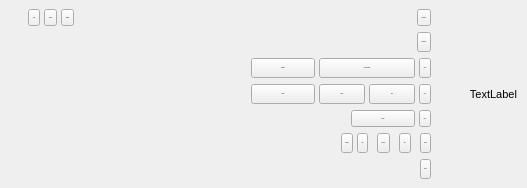
    <widget class="QWidget" name="mainToolbar" native="true">
     <layout class="QHBoxLayout" name="horizontalLayout_6">
      <property name="spacing">
       <number>4</number>
      </property>
      <property name="leftMargin">
       <number>10</number>
      </property>
      <property name="topMargin">
       <number>0</number>
      </property>
      <property name="rightMargin">
       <number>10</number>
      </property>
      <property name="bottomMargin">
       <number>0</number>
      </property>
      <item>
       <widget class="QWidget" name="toolbar" native="true">
        <layout class="QVBoxLayout" name="verticalLayout">
         <item>
          <widget class="QWidget" name="pageDefaultMore" native="true">
           <property name="minimumSize">
            <size>
             <width>0</width>
             <height>0</height>
            </size>
           </property>
           <layout class="QHBoxLayout" name="horizontalLayout_10">
            <property name="spacing">
             <number>4</number>
            </property>
            <property name="topMargin">
             <number>0</number>
            </property>
            <property name="bottomMargin">
             <number>0</number>
            </property>
            <item>
             <widget class="QToolButton" name="btnAxialView">
              <property name="maximumSize">
               <size>
                <width>16777215</width>
                <height>20</height>
               </size>
              </property>
              <property name="font">
               <font>
                <pointsize>-1</pointsize>
               </font>
              </property>
              <property name="toolTip">
               <string/>
              </property>
              <property name="text">
               <string>Axial</string>
              </property>
             </widget>
            </item>
            <item>
             <widget class="QToolButton" name="btnCoronalView">
              <property name="maximumSize">
               <size>
                <width>16777215</width>
                <height>20</height>
               </size>
              </property>
              <property name="font">
               <font>
                <pointsize>-1</pointsize>
               </font>
              </property>
              <property name="toolTip">
               <string/>
              </property>
              <property name="text">
               <string>Coronal</string>
              </property>
             </widget>
            </item>
            <item>
             <widget class="QToolButton" name="btnSagittalView">
              <property name="maximumSize">
               <size>
                <width>16777215</width>
                <height>20</height>
               </size>
              </property>
              <property name="font">
               <font>
                <pointsize>-1</pointsize>
               </font>
              </property>
              <property name="toolTip">
               <string/>
              </property>
              <property name="text">
               <string>Sagittal</string>
              </property>
             </widget>
            </item>
            <item>
             <spacer name="horizontalSpacer_10">
              <property name="orientation">
               <enum>Qt::Horizontal</enum>
              </property>
              <property name="sizeHint" stdset="0">
               <size>
                <width>313</width>
                <height>17</height>
               </size>
              </property>
             </spacer>
            </item>
            <item>
             <widget class="QToolButton" name="btnZoomToFit_2">
              <property name="maximumSize">
               <size>
                <width>16777215</width>
                <height>20</height>
               </size>
              </property>
              <property name="font">
               <font>
                <pointsize>-1</pointsize>
               </font>
              </property>
              <property name="toolTip">
               <string/>
              </property>
              <property name="text">
               <string>zoom to fit</string>
              </property>
             </widget>
            </item>
           </layout>
          </widget>
         </item>
         <item>
          <widget class="QWidget" name="pageDefault" native="true">
           <layout class="QHBoxLayout" name="horizontalLayout_2">
            <property name="spacing">
             <number>4</number>
            </property>
            <property name="topMargin">
             <number>0</number>
            </property>
            <property name="bottomMargin">
             <number>0</number>
            </property>
            <item>
             <spacer name="horizontalSpacer">
              <property name="orientation">
               <enum>Qt::Horizontal</enum>
              </property>
              <property name="sizeHint" stdset="0">
               <size>
                <width>40</width>
                <height>20</height>
               </size>
              </property>
             </spacer>
            </item>
            <item>
             <widget class="QToolButton" name="btnZoomToFit">
              <property name="maximumSize">
               <size>
                <width>16777215</width>
                <height>20</height>
               </size>
              </property>
              <property name="font">
               <font>
                <pointsize>-1</pointsize>
               </font>
              </property>
              <property name="toolTip">
               <string/>
              </property>
              <property name="text">
               <string>zoom to fit</string>
              </property>
             </widget>
            </item>
           </layout>
          </widget>
         </item>
         <item>
          <widget class="QWidget" name="pagePolygonDraw" native="true">
           <layout class="QHBoxLayout" name="horizontalLayout">
            <property name="spacing">
             <number>4</number>
            </property>
            <property name="topMargin">
             <number>0</number>
            </property>
            <property name="bottomMargin">
             <number>0</number>
            </property>
            <item>
             <spacer name="horizontalSpacer_2">
              <property name="orientation">
               <enum>Qt::Horizontal</enum>
              </property>
              <property name="sizeHint" stdset="0">
               <size>
                <width>40</width>
                <height>20</height>
               </size>
              </property>
             </spacer>
            </item>
            <item>
             <widget class="QToolButton" name="btnCloseLoop">
              <property name="minimumSize">
               <size>
                <width>64</width>
                <height>0</height>
               </size>
              </property>
              <property name="maximumSize">
               <size>
                <width>16777215</width>
                <height>20</height>
               </size>
              </property>
              <property name="font">
               <font>
                <pointsize>-1</pointsize>
               </font>
              </property>
              <property name="toolTip">
               <string/>
              </property>
              <property name="text">
               <string>complete</string>
              </property>
              <property name="toolButtonStyle">
               <enum>Qt::ToolButtonTextOnly</enum>
              </property>
             </widget>
            </item>
            <item>
             <widget class="QToolButton" name="btnUndoLast">
              <property name="minimumSize">
               <size>
                <width>96</width>
                <height>0</height>
               </size>
              </property>
              <property name="maximumSize">
               <size>
                <width>16777215</width>
                <height>20</height>
               </size>
              </property>
              <property name="font">
               <font>
                <pointsize>-1</pointsize>
               </font>
              </property>
              <property name="toolTip">
               <string>&lt;!DOCTYPE HTML PUBLIC &quot;-//W3C//DTD HTML 4.0//EN&quot; &quot;http://www.w3.org/TR/REC-html40/strict.dtd&quot;&gt;
&lt;html&gt;&lt;head&gt;&lt;meta name=&quot;qrichtext&quot; content=&quot;1&quot; /&gt;&lt;style type=&quot;text/css&quot;&gt;
p, li { white-space: pre-wrap; }
&lt;/style&gt;&lt;/head&gt;&lt;body style=&quot; font-family:'Helvetica'; font-size:11px; font-weight:400; font-style:normal;&quot;&gt;
&lt;p style=&quot; margin-top:0px; margin-bottom:0px; margin-left:0px; margin-right:0px; -qt-block-indent:0; text-indent:0px;&quot;&gt;Deletes the last point added to the polygon&lt;/p&gt;&lt;/body&gt;&lt;/html&gt;</string>
              </property>
              <property name="text">
               <string>undo last point</string>
              </property>
              <property name="toolButtonStyle">
               <enum>Qt::ToolButtonTextOnly</enum>
              </property>
             </widget>
            </item>
            <item>
             <widget class="QToolButton" name="btnClearDrawing">
              <property name="maximumSize">
               <size>
                <width>16777215</width>
                <height>20</height>
               </size>
              </property>
              <property name="font">
               <font>
                <pointsize>-1</pointsize>
               </font>
              </property>
              <property name="toolTip">
               <string>&lt;!DOCTYPE HTML PUBLIC &quot;-//W3C//DTD HTML 4.0//EN&quot; &quot;http://www.w3.org/TR/REC-html40/strict.dtd&quot;&gt;
&lt;html&gt;&lt;head&gt;&lt;meta name=&quot;qrichtext&quot; content=&quot;1&quot; /&gt;&lt;style type=&quot;text/css&quot;&gt;
p, li { white-space: pre-wrap; }
&lt;/style&gt;&lt;/head&gt;&lt;body style=&quot; font-family:'Helvetica'; font-size:11px; font-weight:400; font-style:normal;&quot;&gt;
&lt;p style=&quot; margin-top:0px; margin-bottom:0px; margin-left:0px; margin-right:0px; -qt-block-indent:0; text-indent:0px;&quot;&gt;Clears the current polygon so you can start drawing from scratch&lt;/p&gt;&lt;/body&gt;&lt;/html&gt;</string>
              </property>
              <property name="text">
               <string>clear</string>
              </property>
              <property name="toolButtonStyle">
               <enum>Qt::ToolButtonTextOnly</enum>
              </property>
             </widget>
            </item>
           </layout>
          </widget>
         </item>
         <item>
          <widget class="QWidget" name="pagePolygonEdit" native="true">
           <layout class="QHBoxLayout" name="horizontalLayout_3">
            <property name="spacing">
             <number>4</number>
            </property>
            <property name="topMargin">
             <number>0</number>
            </property>
            <property name="bottomMargin">
             <number>0</number>
            </property>
            <item>
             <spacer name="horizontalSpacer_3">
              <property name="orientation">
               <enum>Qt::Horizontal</enum>
              </property>
              <property name="sizeHint" stdset="0">
               <size>
                <width>40</width>
                <height>20</height>
               </size>
              </property>
             </spacer>
            </item>
            <item>
             <widget class="QToolButton" name="btnAcceptPolygon">
              <property name="minimumSize">
               <size>
                <width>64</width>
                <height>0</height>
               </size>
              </property>
              <property name="maximumSize">
               <size>
                <width>16777215</width>
                <height>20</height>
               </size>
              </property>
              <property name="font">
               <font>
                <pointsize>-1</pointsize>
               </font>
              </property>
              <property name="toolTip">
               <string/>
              </property>
              <property name="text">
               <string>accept</string>
              </property>
              <property name="toolButtonStyle">
               <enum>Qt::ToolButtonTextOnly</enum>
              </property>
             </widget>
            </item>
            <item>
             <widget class="QToolButton" name="btnDeleteNodes">
              <property name="minimumSize">
               <size>
                <width>46</width>
                <height>0</height>
               </size>
              </property>
              <property name="maximumSize">
               <size>
                <width>16777215</width>
                <height>20</height>
               </size>
              </property>
              <property name="font">
               <font>
                <pointsize>-1</pointsize>
               </font>
              </property>
              <property name="toolTip">
               <string>&lt;!DOCTYPE HTML PUBLIC &quot;-//W3C//DTD HTML 4.0//EN&quot; &quot;http://www.w3.org/TR/REC-html40/strict.dtd&quot;&gt;
&lt;html&gt;&lt;head&gt;&lt;meta name=&quot;qrichtext&quot; content=&quot;1&quot; /&gt;&lt;style type=&quot;text/css&quot;&gt;
p, li { white-space: pre-wrap; }
&lt;/style&gt;&lt;/head&gt;&lt;body style=&quot; font-family:'Helvetica'; font-size:11px; font-weight:400; font-style:normal;&quot;&gt;
&lt;p style=&quot; margin-top:0px; margin-bottom:0px; margin-left:0px; margin-right:0px; -qt-block-indent:0; text-indent:0px;&quot;&gt;Deletes the selected vertices in the polygon&lt;/p&gt;&lt;/body&gt;&lt;/html&gt;</string>
              </property>
              <property name="text">
               <string>delete</string>
              </property>
              <property name="toolButtonStyle">
               <enum>Qt::ToolButtonTextOnly</enum>
              </property>
             </widget>
            </item>
            <item>
             <widget class="QToolButton" name="btnSplitNodes">
              <property name="minimumSize">
               <size>
                <width>46</width>
                <height>0</height>
               </size>
              </property>
              <property name="maximumSize">
               <size>
                <width>16777215</width>
                <height>20</height>
               </size>
              </property>
              <property name="font">
               <font>
                <pointsize>-1</pointsize>
               </font>
              </property>
              <property name="toolTip">
               <string>&lt;!DOCTYPE HTML PUBLIC &quot;-//W3C//DTD HTML 4.0//EN&quot; &quot;http://www.w3.org/TR/REC-html40/strict.dtd&quot;&gt;
&lt;html&gt;&lt;head&gt;&lt;meta name=&quot;qrichtext&quot; content=&quot;1&quot; /&gt;&lt;style type=&quot;text/css&quot;&gt;
p, li { white-space: pre-wrap; }
&lt;/style&gt;&lt;/head&gt;&lt;body style=&quot; font-family:'Helvetica'; font-size:11px; font-weight:400; font-style:normal;&quot;&gt;
&lt;p style=&quot; margin-top:0px; margin-bottom:0px; margin-left:0px; margin-right:0px; -qt-block-indent:0; text-indent:0px;&quot;&gt;Splits each selected edge in the polygon by inserting a new vertex in the middle&lt;/p&gt;&lt;/body&gt;&lt;/html&gt;</string>
              </property>
              <property name="text">
               <string>split</string>
              </property>
              <property name="toolButtonStyle">
               <enum>Qt::ToolButtonTextOnly</enum>
              </property>
             </widget>
            </item>
            <item>
             <widget class="QToolButton" name="btnDeletePolygon">
              <property name="maximumSize">
               <size>
                <width>16777215</width>
                <height>20</height>
               </size>
              </property>
              <property name="font">
               <font>
                <pointsize>-1</pointsize>
               </font>
              </property>
              <property name="toolTip">
               <string>&lt;!DOCTYPE HTML PUBLIC &quot;-//W3C//DTD HTML 4.0//EN&quot; &quot;http://www.w3.org/TR/REC-html40/strict.dtd&quot;&gt;
&lt;html&gt;&lt;head&gt;&lt;meta name=&quot;qrichtext&quot; content=&quot;1&quot; /&gt;&lt;style type=&quot;text/css&quot;&gt;
p, li { white-space: pre-wrap; }
&lt;/style&gt;&lt;/head&gt;&lt;body style=&quot; font-family:'Helvetica'; font-size:11px; font-weight:400; font-style:normal;&quot;&gt;
&lt;p style=&quot; margin-top:0px; margin-bottom:0px; margin-left:0px; margin-right:0px; -qt-block-indent:0; text-indent:0px;&quot;&gt;Deletes the entire polygon, so you can draw a new one from scratch&lt;/p&gt;&lt;/body&gt;&lt;/html&gt;</string>
              </property>
              <property name="text">
               <string>clear</string>
              </property>
              <property name="toolButtonStyle">
               <enum>Qt::ToolButtonTextOnly</enum>
              </property>
             </widget>
            </item>
           </layout>
          </widget>
         </item>
         <item>
          <widget class="QWidget" name="pageAnnotateLineActive" native="true">
           <layout class="QHBoxLayout" name="horizontalLayout_7">
            <property name="spacing">
             <number>4</number>
            </property>
            <property name="topMargin">
             <number>0</number>
            </property>
            <property name="bottomMargin">
             <number>0</number>
            </property>
            <item>
             <spacer name="horizontalSpacer_5">
              <property name="orientation">
               <enum>Qt::Horizontal</enum>
              </property>
              <property name="sizeHint" stdset="0">
               <size>
                <width>313</width>
                <height>17</height>
               </size>
              </property>
             </spacer>
            </item>
            <item>
             <widget class="QToolButton" name="btnAnnotationAcceptLine">
              <property name="minimumSize">
               <size>
                <width>64</width>
                <height>0</height>
               </size>
              </property>
              <property name="maximumSize">
               <size>
                <width>16777215</width>
                <height>20</height>
               </size>
              </property>
              <property name="font">
               <font>
                <pointsize>-1</pointsize>
               </font>
              </property>
              <property name="toolTip">
               <string/>
              </property>
              <property name="text">
               <string>accept</string>
              </property>
              <property name="toolButtonStyle">
               <enum>Qt::ToolButtonTextOnly</enum>
              </property>
             </widget>
            </item>
            <item>
             <widget class="QToolButton" name="btnAnnotationClearLine">
              <property name="maximumSize">
               <size>
                <width>16777215</width>
                <height>20</height>
               </size>
              </property>
              <property name="font">
               <font>
                <pointsize>-1</pointsize>
               </font>
              </property>
              <property name="text">
               <string>clear</string>
              </property>
              <property name="toolButtonStyle">
               <enum>Qt::ToolButtonTextOnly</enum>
              </property>
             </widget>
            </item>
           </layout>
          </widget>
         </item>
         <item>
          <widget class="QWidget" name="pageAnnotateSelect" native="true">
           <layout class="QHBoxLayout" name="horizontalLayout_8">
            <property name="spacing">
             <number>4</number>
            </property>
            <property name="topMargin">
             <number>0</number>
            </property>
            <property name="bottomMargin">
             <number>0</number>
            </property>
            <item>
             <spacer name="horizontalSpacer_6">
              <property name="orientation">
               <enum>Qt::Horizontal</enum>
              </property>
              <property name="sizeHint" stdset="0">
               <size>
                <width>313</width>
                <height>17</height>
               </size>
              </property>
             </spacer>
            </item>
            <item>
             <widget class="QToolButton" name="btnAnnotationPrevious">
              <property name="maximumSize">
               <size>
                <width>16777215</width>
                <height>20</height>
               </size>
              </property>
              <property name="font">
               <font>
                <pointsize>-1</pointsize>
               </font>
              </property>
              <property name="text">
               <string>previous</string>
              </property>
              <property name="toolButtonStyle">
               <enum>Qt::ToolButtonTextOnly</enum>
              </property>
             </widget>
            </item>
            <item>
             <widget class="QToolButton" name="btnAnnotationNext">
              <property name="maximumSize">
               <size>
                <width>16777215</width>
                <height>20</height>
               </size>
              </property>
              <property name="font">
               <font>
                <pointsize>-1</pointsize>
               </font>
              </property>
              <property name="text">
               <string>next</string>
              </property>
              <property name="toolButtonStyle">
               <enum>Qt::ToolButtonTextOnly</enum>
              </property>
             </widget>
            </item>
            <item>
             <spacer name="horizontalSpacer_7">
              <property name="orientation">
               <enum>Qt::Horizontal</enum>
              </property>
              <property name="sizeType">
               <enum>QSizePolicy::Fixed</enum>
              </property>
              <property name="sizeHint" stdset="0">
               <size>
                <width>5</width>
                <height>20</height>
               </size>
              </property>
             </spacer>
            </item>
            <item>
             <widget class="QToolButton" name="btnAnnotationSelectAll">
              <property name="maximumSize">
               <size>
                <width>16777215</width>
                <height>20</height>
               </size>
              </property>
              <property name="font">
               <font>
                <pointsize>-1</pointsize>
               </font>
              </property>
              <property name="text">
               <string>select all</string>
              </property>
              <property name="toolButtonStyle">
               <enum>Qt::ToolButtonTextOnly</enum>
              </property>
             </widget>
            </item>
            <item>
             <spacer name="horizontalSpacer_8">
              <property name="orientation">
               <enum>Qt::Horizontal</enum>
              </property>
              <property name="sizeType">
               <enum>QSizePolicy::Fixed</enum>
              </property>
              <property name="sizeHint" stdset="0">
               <size>
                <width>5</width>
                <height>20</height>
               </size>
              </property>
             </spacer>
            </item>
            <item>
             <widget class="QToolButton" name="btnAnnotationEdit">
              <property name="maximumSize">
               <size>
                <width>16777215</width>
                <height>20</height>
               </size>
              </property>
              <property name="font">
               <font>
                <pointsize>-1</pointsize>
               </font>
              </property>
              <property name="text">
               <string>edit...</string>
              </property>
              <property name="toolButtonStyle">
               <enum>Qt::ToolButtonTextOnly</enum>
              </property>
             </widget>
            </item>
            <item>
             <spacer name="horizontalSpacer_9">
              <property name="orientation">
               <enum>Qt::Horizontal</enum>
              </property>
              <property name="sizeType">
               <enum>QSizePolicy::Fixed</enum>
              </property>
              <property name="sizeHint" stdset="0">
               <size>
                <width>5</width>
                <height>20</height>
               </size>
              </property>
             </spacer>
            </item>
            <item>
             <widget class="QToolButton" name="btnAnnotationDeleteSelected">
              <property name="maximumSize">
               <size>
                <width>16777215</width>
                <height>20</height>
               </size>
              </property>
              <property name="font">
               <font>
                <pointsize>-1</pointsize>
               </font>
              </property>
              <property name="toolTip">
               <string/>
              </property>
              <property name="text">
               <string>delete</string>
              </property>
              <property name="toolButtonStyle">
               <enum>Qt::ToolButtonTextOnly</enum>
              </property>
             </widget>
            </item>
           </layout>
          </widget>
         </item>
         <item>
          <widget class="QWidget" name="pagePolygonInactive" native="true">
           <layout class="QHBoxLayout" name="horizontalLayout_5">
            <property name="spacing">
             <number>4</number>
            </property>
            <property name="topMargin">
             <number>0</number>
            </property>
            <property name="bottomMargin">
             <number>0</number>
            </property>
            <item>
             <spacer name="horizontalSpacer_4">
              <property name="orientation">
               <enum>Qt::Horizontal</enum>
              </property>
              <property name="sizeHint" stdset="0">
               <size>
                <width>40</width>
                <height>20</height>
               </size>
              </property>
             </spacer>
            </item>
            <item>
             <widget class="QToolButton" name="btnPastePolygon">
              <property name="maximumSize">
               <size>
                <width>16777215</width>
                <height>20</height>
               </size>
              </property>
              <property name="font">
               <font>
                <pointsize>-1</pointsize>
               </font>
              </property>
              <property name="toolTip">
               <string>&lt;html&gt;&lt;head/&gt;&lt;body&gt;&lt;p&gt;&lt;span style=&quot; font-family:'Helvetica'; font-size:11px;&quot;&gt;Pastes the last polygon that you have accepted in this slice view. You can then move the vertices in the pasted polygon to fit image data. This can be more efficient than drawing a new polygon when performing segmentation across multiple slices.&lt;/span&gt;&lt;/p&gt;&lt;/body&gt;&lt;/html&gt;</string>
              </property>
              <property name="text">
               <string>paste</string>
              </property>
              <property name="toolButtonStyle">
               <enum>Qt::ToolButtonTextOnly</enum>
              </property>
             </widget>
            </item>
           </layout>
          </widget>
         </item>
        </layout>
       </widget>
      </item>
      <item>
       <widget class="QLabel" name="lblSliceInfo">
        <property name="minimumSize">
         <size>
          <width>64</width>
          <height>0</height>
         </size>
        </property>
        <property name="font">
         <font>
          <pointsize>-1</pointsize>
         </font>
        </property>
        <property name="styleSheet">
         <string notr="true">font-size:11px;</string>
        </property>
        <property name="text">
         <string>TextLabel</string>
        </property>
        <property name="alignment">
         <set>Qt::AlignRight|Qt::AlignTrailing|Qt::AlignVCenter</set>
        </property>
       </widget>
      </item>
     </layout>
    </widget>
